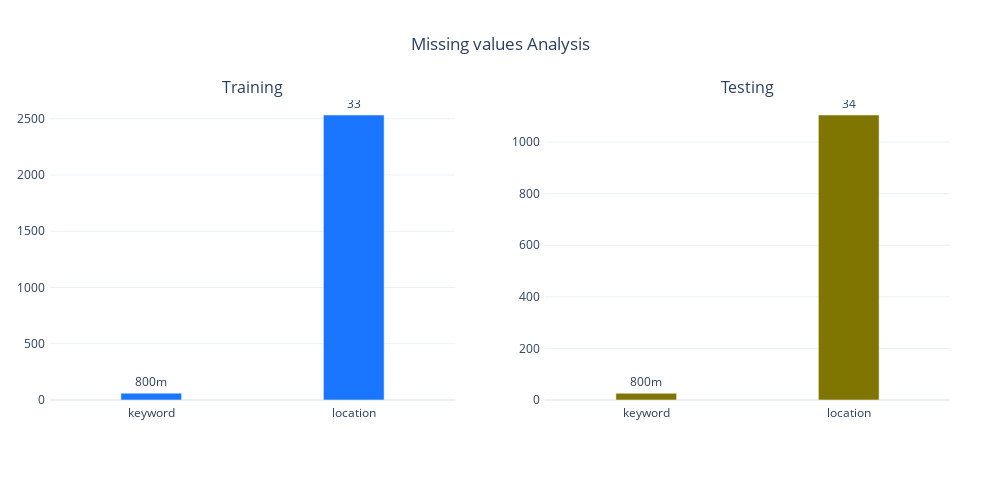

Notebook source saved alongside this figure:
### Markdown cell above
## 1.1 Missing values
Both training and test set have same ratio of missing in `keyword` and `location` 
* 0.8% of `keyword` is missing in both training and test set
* 33% of `location` is missing in both training and test set

### Code cell
# create traces
from plotly.subplots import make_subplots

fig = make_subplots(rows=1, cols=2,subplot_titles=("Training","Testing"))
missing_cols = ['keyword','location']
fig.add_trace(go.Bar(x=df_train[missing_cols].isnull().sum().index, 
                     y = df_train[missing_cols].isnull().sum().values,
                     text = ((df_train[missing_cols].isnull().sum()/df_train.shape[0])*100).round(2),
                    name = 'Training',
                    marker_color='rgb(26, 118, 255)',
                    width=[0.3, 0.3],
                    showlegend=False
                ),
                row=1, col=1,
                    
             )

fig.add_trace(go.Bar(x=df_test[missing_cols].isnull().sum().index, 
                     y = df_test[missing_cols].isnull().sum().values,
                     text = ((df_test[missing_cols].isnull().sum()/df_test.shape[0])*100).round(2),
                    name = 'Testing',
                    marker_color='rgb(126, 118, 0)',
                    width=[0.3, 0.3],
                    showlegend=False
                ),
                row=1, col=2,
                    
             )


fig.update_layout(title_text='Missing values Analysis',
                  title_x=0.5,
                    width=1000,
                     height=500,
                     margin=dict(
        l=50,
        r=50,
        b=100,
        t=100,
        pad=4
    ),
    template='plotly_white')
fig.update_traces(texttemplate='%{text:.2s}', textposition='outside')
fig.update_layout(uniformtext_minsize=8, uniformtext_mode='hide')
fig.show()

### Figure 1 — Plotly figure (JSON) as saved in the notebook; plotly's stock layout.template omitted (floating-point values rounded to 4 significant figures)
{"data": [{"marker": {"color": "rgb(26, 118, 255)"}, "name": "Training", "showlegend": false, "text": ["0.8", "33.27"], "textposition": "outside", "texttemplate": "%{text:.2s}", "type": "bar", "width": [0.3, 0.3], "x": ["keyword", "location"], "xaxis": "x", "y": [61, 2533], "yaxis": "y"}, {"marker": {"color": "rgb(126, 118, 0)"}, "name": "Testing", "showlegend": false, "text": ["0.8", "33.86"], "textposition": "outside", "texttemplate": "%{text:.2s}", "type": "bar", "width": [0.3, 0.3], "x": ["keyword", "location"], "xaxis": "x2", "y": [26, 1105], "yaxis": "y2"}], "layout": {"annotations": [{"font": {"size": 16}, "showarrow": false, "text": "Training", "x": 0.225, "xanchor": "center", "xref": "paper", "y": 1, "yanchor": "bottom", "yref": "paper"}, {"font": {"size": 16}, "showarrow": false, "text": "Testing", "x": 0.775, "xanchor": "center", "xref": "paper", "y": 1, "yanchor": "bottom", "yref": "paper"}], "height": 500, "margin": {"b": 100, "l": 50, "pad": 4, "r": 50, "t": 100}, "title": {"text": "Missing values Analysis", "x": 0.5}, "uniformtext": {"minsize": 8, "mode": "hide"}, "width": 1000, "xaxis": {"anchor": "y", "domain": [0, 0.45]}, "xaxis2": {"anchor": "y2", "domain": [0.55, 1]}, "yaxis": {"anchor": "x", "domain": [0, 1]}, "yaxis2": {"anchor": "x2", "domain": [0, 1]}}}
